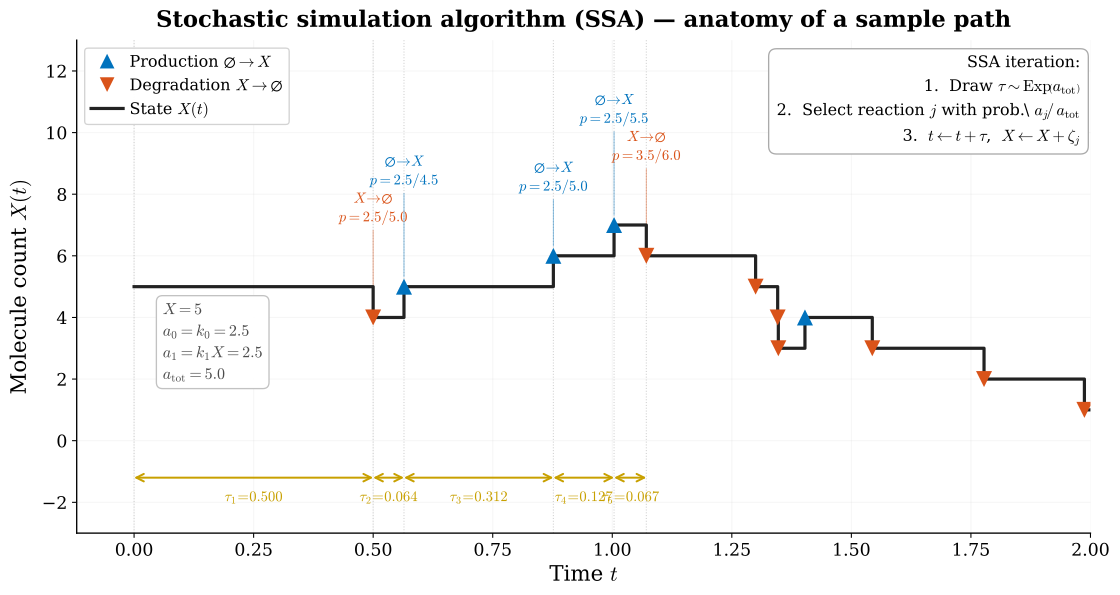

The Python source for this figure:
"""
Pedagogical SSA illustration — slide-sized, focused on the annotated events.
"""
import numpy as np
import matplotlib
import matplotlib.pyplot as plt

matplotlib.rcParams.update({
    "svg.fonttype": "path", "mathtext.fontset": "cm",
    "font.family": "serif", "font.size": 14,
    "axes.labelsize": 16, "axes.titlesize": 17,
    "lines.linewidth": 2.2, "axes.linewidth": 1.0,
    "axes.spines.top": False, "axes.spines.right": False,
    "xtick.labelsize": 13, "ytick.labelsize": 13,
})

BLUE = "#0072BD"; RED = "#D95319"; GOLD = "#C8A000"; BLACK = "#222222"
LGRAY = "#D0D0D0"

# ── Parameters ────────────────────────────────────────────────
k0 = 2.5;  k1 = 0.5;  x0 = 5
T = 2.0

# ── SSA ───────────────────────────────────────────────────────
rng = np.random.default_rng(15)
times, states, taus, rxn_ids, prop_list = [0.0], [x0], [], [], []
nX, t = x0, 0.0
while t < T:
    a0 = k0; a1 = k1 * nX; at = a0 + a1
    prop_list.append((a0, a1, at))
    tau = rng.exponential(1.0 / at)
    t += tau
    if t > T: break
    taus.append(tau)
    if rng.random() * at < a0:
        nX += 1; rxn_ids.append(0)
    else:
        nX -= 1; rxn_ids.append(1)
    times.append(t); states.append(nX)
times.append(T); states.append(nX)
n_ev = len(taus)

# ── Figure ────────────────────────────────────────────────────
fig, ax = plt.subplots(figsize=(12, 6.5))
fig.subplots_adjust(left=0.08, right=0.96, top=0.88, bottom=0.09)

n_annot = min(5, n_ev)

# ---- Step-function trajectory ----
ax.step(times, states, where="post", color=BLACK, lw=2.4, zorder=4)

# ---- Markers ----
for i in range(n_ev):
    t_ev = times[i + 1]; x_aft = states[i + 1]
    col = BLUE if rxn_ids[i] == 0 else RED
    mk  = "^"  if rxn_ids[i] == 0 else "v"
    ax.plot(t_ev, x_aft, mk, color=col, ms=12, zorder=6,
            markeredgewidth=0)

# ---- Vertical guides at annotated events ----
for i in range(n_annot + 1):
    ax.axvline(times[i], color=LGRAY, ls=":", lw=0.8, zorder=2)

# ---- Tau brackets ----
y_tau = -1.2
for i in range(n_annot):
    t_s, t_e = times[i], times[i + 1]
    t_m = 0.5 * (t_s + t_e)
    ax.annotate("", xy=(t_e, y_tau), xytext=(t_s, y_tau),
                arrowprops=dict(arrowstyle="<->", color=GOLD, lw=1.5,
                                shrinkA=0, shrinkB=0))
    ax.text(t_m, y_tau - 0.4,
            rf"$\tau_{{{i+1}}}\!=\!{taus[i]:.3f}$",
            ha="center", va="top", fontsize=11, color=GOLD)

# ---- Reaction annotations ----
for i in range(n_annot):
    t_ev  = times[i + 1]
    x_aft = states[i + 1]
    col   = BLUE if rxn_ids[i] == 0 else RED
    a0, a1, at = prop_list[i]

    if rxn_ids[i] == 0:
        rxn_lbl = r"$\varnothing \!\to\! X$"
        p_lbl = rf"$p = {a0:.1f}/{at:.1f}$"
    else:
        rxn_lbl = r"$X \!\to\! \varnothing$"
        p_lbl = rf"$p = {a1:.1f}/{at:.1f}$"

    y_base = max(states[:i+2]) + 2.0 + 1.2 * (i % 2)

    ax.annotate(
        f"{rxn_lbl}\n{p_lbl}",
        xy=(t_ev, x_aft + 0.15),
        xytext=(t_ev, y_base),
        fontsize=11, color=col, ha="center", va="bottom",
        linespacing=1.4,
        arrowprops=dict(arrowstyle="-", color=col, lw=0.7,
                        alpha=0.5, shrinkB=4),
    )

# ---- Initial-state box ----
a0_0, a1_0, at_0 = prop_list[0]
ax.text(0.06, x0 - 0.5,
        rf"$X = {x0}$" "\n"
        rf"$a_0 = k_0 = {a0_0:.1f}$" "\n"
        rf"$a_1 = k_1 X = {a1_0:.1f}$" "\n"
        rf"$a_{{\mathrm{{tot}}}} = {at_0:.1f}$",
        fontsize=12, color="0.3", va="top", linespacing=1.5,
        bbox=dict(fc="white", ec="0.75", pad=4, alpha=0.95,
                  boxstyle="round,pad=0.4"))

# ---- Algorithm box ----
algo = (
    "SSA iteration:\n"
    r"1.  Draw $\tau \sim \mathrm{Exp}\!\left(a_{\mathrm{tot}}\right)$" "\n"
    r"2.  Select reaction $j$ with prob.\ $a_j\! /\, a_{\mathrm{tot}}$" "\n"
    r"3.  $t \leftarrow t + \tau$,  $X \leftarrow X + \zeta_j$"
)
ax.text(0.99, 0.97, algo, transform=ax.transAxes,
        fontsize=12, va="top", ha="right", linespacing=1.7,
        bbox=dict(boxstyle="round,pad=0.5", fc="white",
                  ec="0.65", alpha=0.95))

# ---- Legend ----
ax.plot([], [], "^", color=BLUE, ms=11, markeredgewidth=0,
        label=r"Production $\varnothing \to X$")
ax.plot([], [], "v", color=RED,  ms=11, markeredgewidth=0,
        label=r"Degradation $X \to \varnothing$")
ax.plot([], [], color=BLACK, lw=2.4, label=r"State $X(t)$")
ax.legend(loc="upper left", framealpha=0.95, edgecolor="0.82",
          fontsize=12, handletextpad=0.4)

# ---- Axes ----
ax.set_xlabel(r"Time $t$")
ax.set_ylabel(r"Molecule count $X(t)$", labelpad=8)
ax.set_title(
    "Stochastic simulation algorithm (SSA)"
    r" — anatomy of a sample path",
    fontweight="bold", pad=10)
ax.set_xlim(-0.12, T)
ax.set_ylim(-3.0, max(states) + 6)
ax.grid(True, alpha=0.12)

fig.savefig("ssa_illustration.svg", bbox_inches="tight")
fig.savefig("ssa_illustration.png", dpi=200, bbox_inches="tight")
print("Figure saved.")
plt.close(fig)
